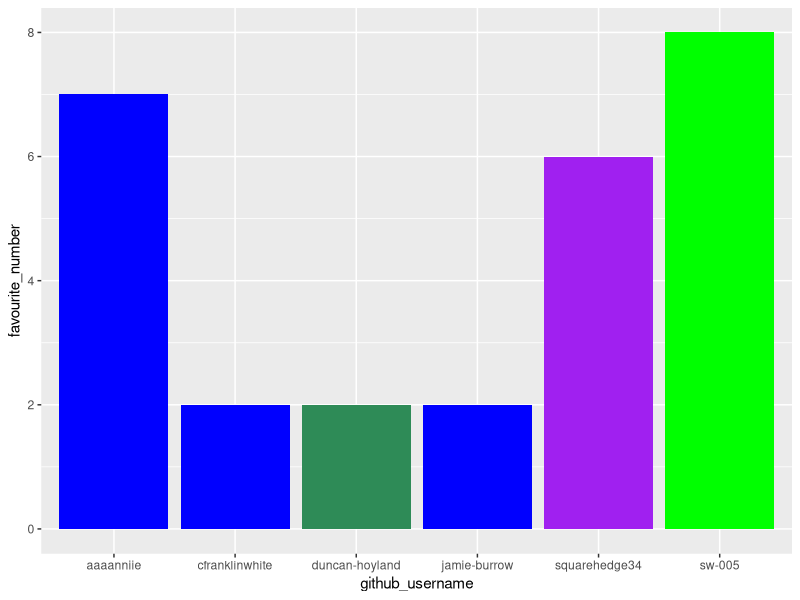
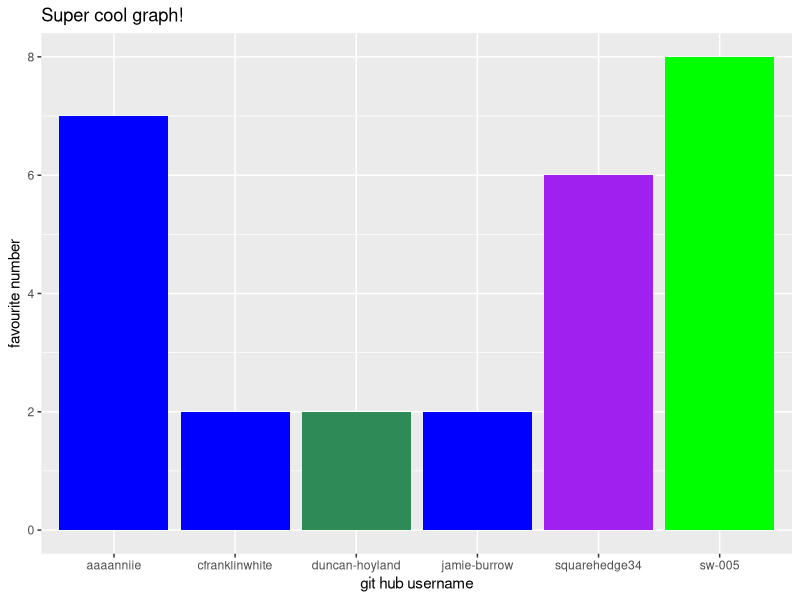
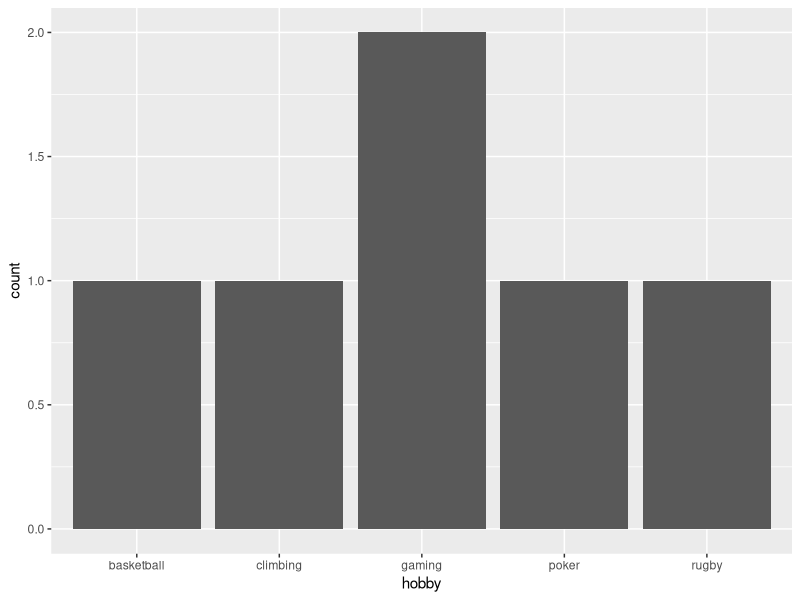

Recreate these plots in R, in order.
## ---- chunk 1
library(tidyverse) 
## ---- chunk 2
team_data <- tibble(
  name = c("Duncan Hoyland", "Charlie Franklin-WHite","Jamie Burrow", 
           "Dru Keiri", "Sean Wuang", "Annie Loi"),
  github_username = c("duncan-hoyland", "cfranklinwhite", "jamie-burrow", 
                      "squarehedge34", "sw-005", "aaaanniie"), 
  colour = c("seagreen", "blue", "blue", 
             "purple", "green", "blue"),
  hobby = c("rugby", "poker", "climbing", 
            "basketball", "gaming","gaming"),
  favourite_number = c(2, 2, 2, 6, 8, 7)
  )

team_data
## ---- chunk 3
p1 <- ggplot(data = team_data, 
             mapping = aes(x = github_username, 
                           y = favourite_number,
                           fill = colour), 
             ) +
   geom_col() +
   scale_fill_identity()
p1
## ---- chunk 4
p1 + labs(x = "git hub username", 
          y = "favourite number",
          title = "Super cool graph!")
## ---- chunk 5
p2 <- ggplot(team_data, aes(x = hobby)) +
  geom_bar()
p2
